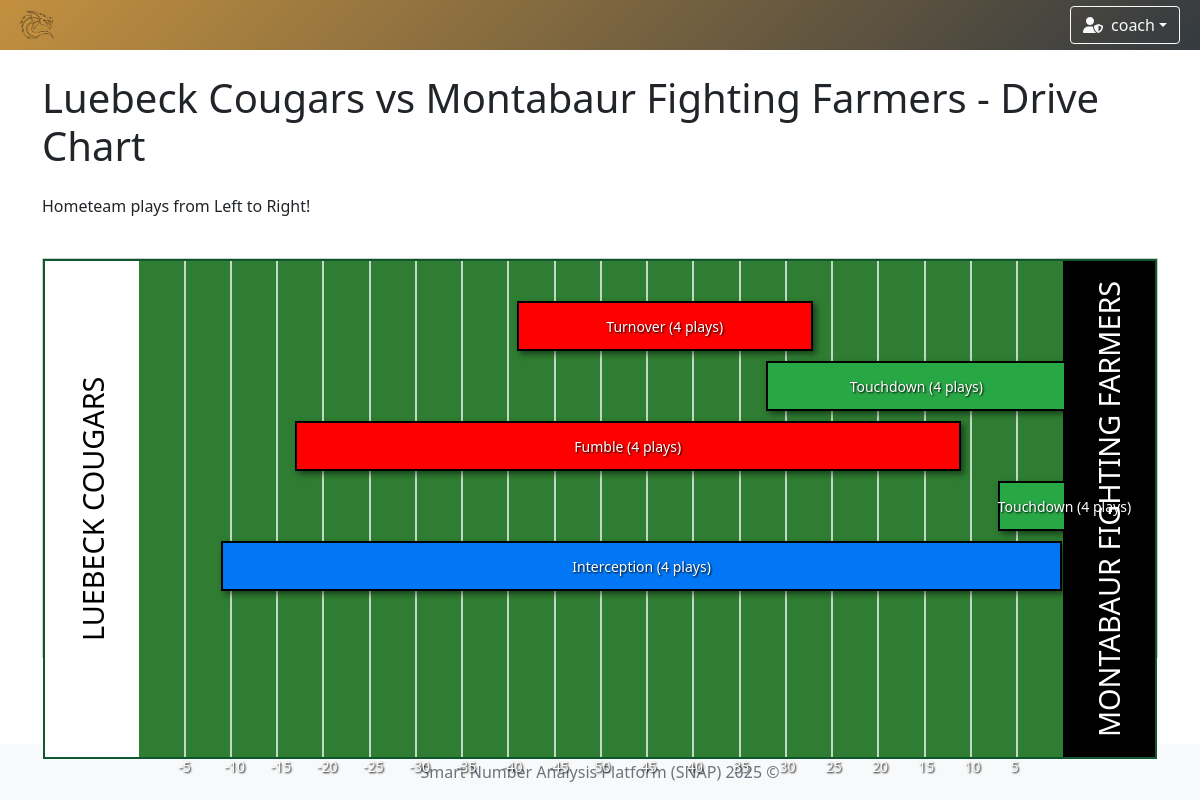
Before: /games/3/drive-chart (signed in) with the older database file.
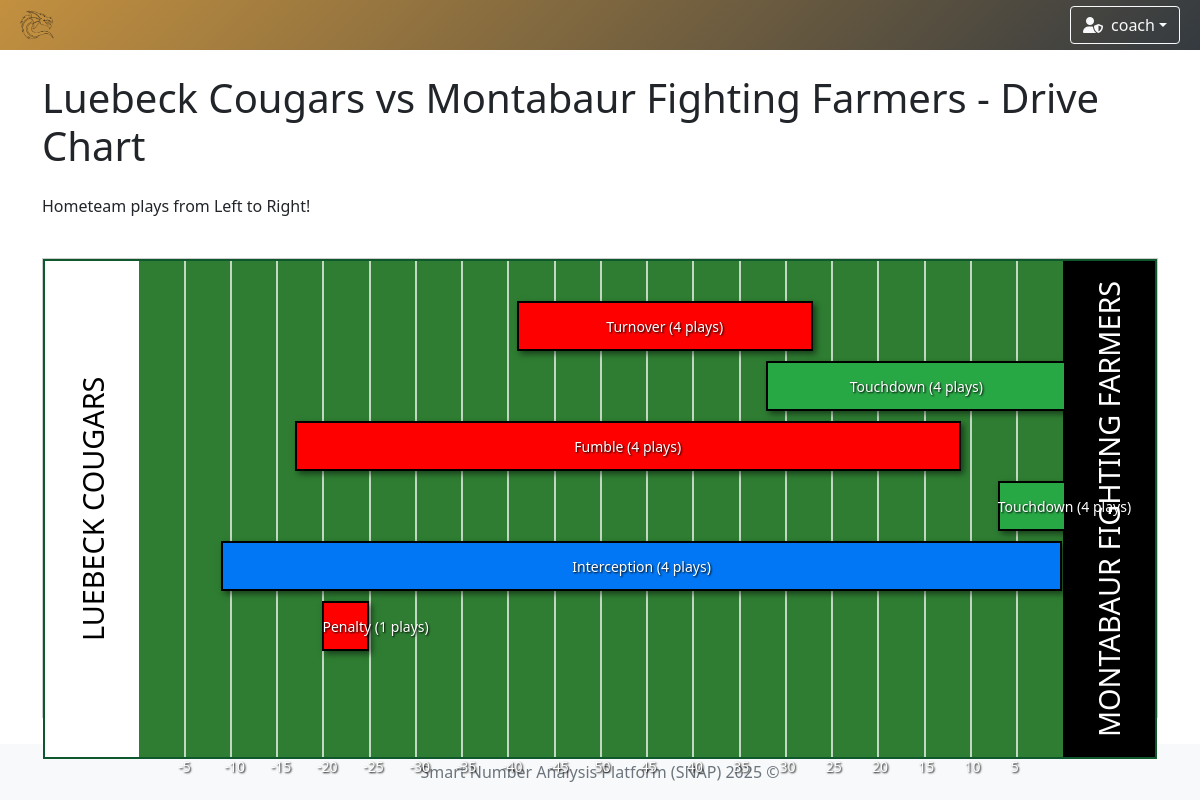
After: the same page with the newer database file.
### app/models/drive.py (models this page shows, shortened)
class DriveModel(db.Model):
    __tablename__ = 'drive'
    id = db.Column(db.Integer, primary_key=True)
    game_id = db.Column(db.Integer, db.ForeignKey('game.id'), nullable=False)
    result = db.Column(db.String(50))
    ended = db.Column(db.Boolean, default=False)
    plays = db.relationship('PlayModel', backref='drive', lazy=True, cascade='all, delete-orphan')

### app/controllers/game.py (the view)
    @login_required
    def drive_chart(self, game_id):
        game = GameModel.get_by_id(game_id)
        drives = DriveModel.query.filter_by(game_id=game_id).all()
        drives_data = []
        home_team = game.home_team
        away_team = game.away_team
        home_team_color = home_team.primary_color if home_team else "#010748"
        away_team_color = away_team.primary_color if home_team else "#010748"
        home_team_text_color = get_readable_text_color(home_team_color) if home_team else "#FFFFFF"
        away_team_text_color = get_readable_text_color(away_team_color) if home_team else "#FFFFFF"
        for drive in drives:
            plays = PlayModel.query.filter_by(drive_id=drive.id).order_by(PlayModel.id).all()
            number_plays = len(plays)
            if number_plays == 0 or not plays:
                continue  # if no play in a drive, continue with the next
            raw_start = plays[0].yard_line
            raw_end = plays[-1].yard_line
            start_yard = self.convert(raw_start)
            end_yard = self.convert(raw_end) + plays[-1].gain_loss
            if drive.result and drive.result.lower() == 'touchdown': end_yard = 100
            start_yard = max(0, min(100, start_yard))
            end_yard = max(0, min(100, end_yard))
            loss_detected = end_yard < start_yard
            if loss_detected:
                temp = start_yard
                start_yard = end_yard
                end_yard = temp
            drives_data.append({
                'id': drive.id,
                'team': game.name.split(' vs ')[0],
                'start': start_yard,
                'end': end_yard,
                'result': drive.result or 'Unknown',
                'play_count': len(plays),
                'loss': loss_detected
            })
        return render_template(
            template_name_or_list='drive/drive_chart.html',
            game=game,
            drives=drives_data,
            max=max,
            home=home_team_color,
            away=away_team_color,
            home_text=home_team_text_color,
            away_text=away_team_text_color
        )

### app/controllers/game.py (called while the page is built)
def get_readable_text_color(hex_color):
    hex_color = hex_color.lstrip('#')
    r, g, b = [int(hex_color[i:i + 2], 16) for i in (0, 2, 4)]
    brightness = 0.299 * r + 0.587 * g + 0.114 * b
    return "#000000" if brightness > 186 else "#ffffff"

    @staticmethod
    def convert(yard_line: int) -> int:
        if yard_line == 50:
            return 50
        if yard_line < 0:
            return -yard_line
        return 100 - yard_line

### app/controllers/user.py (called while the page is built)
    @staticmethod
    def load_user(user_id):
        return UserModel.query.get(int(user_id))

### app/models/game.py (called while the page is built)
    @classmethod
    def get_by_id(cls, game_id: int) -> Optional['GameModel']:
        return cls.query.get_or_404(game_id)

### run.py (called while the page is built)
    def _inject_context(self) -> None:
        @self.app.context_processor
        def inject_teams() -> dict:
            try:
                teams = TeamModel.query.all()
                return dict(teams=teams)
            except Exception as e:
                print(f"[!] Error injecting teams: {str(e)} ({type(e).__name__})")
                return dict(teams=[])

### app/templates/drive/drive_chart.html (shortened to what this page needs)
{% extends "system/base.html" %}
{% block content %}
<div class="container">
    <h1 class="mb-4">
        {{ game.home_team.name if game.home_team else 'HOME' }} vs
        {{ game.away_team.name if game.away_team else 'OPPONENT' }}
         - Drive Chart
    </h1>
    <div class="row">
        <div class="col">
            <p>Hometeam plays from Left to Right!</p>
            <div class="drive-chart" style="height: {{ drives|length * 60 + 100 }}px;">
                <div class="field-container"style="background: linear-gradient(to right,
                    {{ home }} 0%,{{ home }} 8.5%,
                    #2e7d32 8.5%,#2e7d32 91.75%,
                    {{ away }} 91.75%,{{ away }} 100%) !important;">
                    <div class="team-name-left" style=" color: {{ home_text }};">
                        {{ game.home_team.name if game.home_team else 'HOME' }}
                    </div>
                    <div class="team-name-right" style=" color: {{ away_text }};">
                        {{ game.away_team.name if game.away_team else 'OPPONENT' }}
                    </div>
                    {% for i in range(1, 20) %}
                    {% set yard = i * 5 %}
                    <div class="yard-line" style="left: {{ (i * 5) / 1.2 + 8.33 }}%;"></div>
                    <div class="yard-line-number" style="left: {{ (i * 5) / 1.2 + 8.33 - 0.5 }}%;">
                        {% if i == 10 %}
                        50
                        {% elif i < 10 %} {{ yard * (-1) }} {% else %} {{ 100 - yard }} {% endif %} </div>
                            {% endfor %}
                            {% for drive in drives %}
                            <div class="drive-line" style="top: {{ 40 + (loop.index0 * 60) }}px;">
                                <div class="drive-bar
                                {{ 'loss' if drive.loss else 'gain' }}
                                {{ drive.result|lower|replace(' ', '-') }}"
                                    style="left: {{ ((drive.start / 100) * 100) / 1.2 + 8.33 }}%;
                                    {% if drive.result|lower == 'touchdown' %}
                                        width: {{ 92 - (((drive.start / 100) * 100) / 1.2 + 8.33) }}%;
                                    {% else %}
                                        width: {{ (((drive.end - drive.start) / 100) * 100 | abs) / 1.2 }}%;
                                    {% endif %}
                                 ">
                                </div>
                                <div class="drive-label" style="left: {{ ((drive.start / 100) * 100) / 1.2 + 8.33 }}%;
                                    {% if drive.result|lower == 'touchdown' %}
                                        width: {{ 92 - (((drive.start / 100) * 100) / 1.2 + 8.33) }}%;
                                    {% else %}
                                        width: {{ (((drive.end - drive.start) / 100) * 100 | abs) / 1.2 }}%;
                                    {% endif %}">
                                    {{ drive.result or 'In Progress' }}
                                    ({{ drive.play_count if drive.play_count is defined else 'N/A' }} plays)
                                </div>
                            </div>
                            {% endfor %}
                    </div>
                </div>
            </div>
        </div>
    </div>
    {% endblock %}

Changed rows visible on the page:
now on this page (row edited): DriveModel: result "Penalty", play_count "1"
Other visible differences:
{{ drives|length * 60 + 100 }}: 400 → 460 (drawn)
